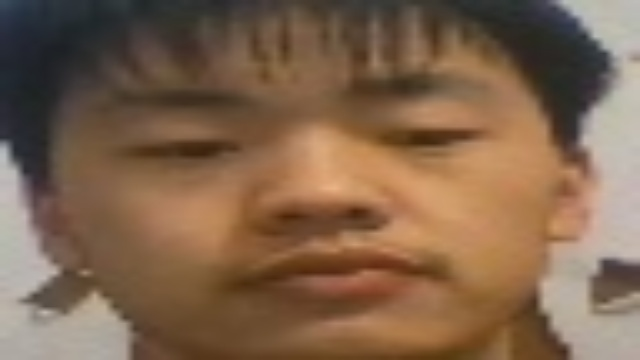
#> input picture faces/PENGYUYAN/1.jpg, 640 x 360 px
$ jupyter execute --allow-errors face_recognition.ipynb
#> lines starting #> are read from the running program, lines starting #| are printed output that depends on the picture
[cell 1]
import numpy as np

import cv2

import os

[cell 2]
#数据预处理大小
dirs = os.listdir('./faces/')
for d in dirs:
    filename = [f for f in os.listdir('./faces/%s'%(d))]
    for fn in filename:
        img = cv2.imread('./faces/%s/%s'%(d,fn))
#> img is the input picture: shape (360, 640, 3); mean B, G, R 76.7, 99.9, 127.7
        w,h,c = img.shape
#> w = 360; h = 640; c = 3
        if w != 1:
            img2 = cv2.resize(img,(640,360))
            cv2.imwrite('./faces/%s/%s'%(d,fn),img2)

[cell 3]
#准备工作 文件整理 训练
filenames = os.listdir('./faces/')
#> filenames = ['PENGYUYAN']
faces = []
# targerts == labels标签
targets = []
for f in filenames:
    for fn in os.listdir('./faces/%s'%(f)):
        faces.append(cv2.imread('./faces/%s/%s'%(f,fn)))
        targets.append(f.split('.')[0])
faces = np.asarray(faces)
targets = np.asarray(targets)
print(len(targets)) #200
#| 4


labels = np.asarray([i for i in range(1,21)]*10)
labels.sort()
print(labels)  #生成二百个数的顺序列表作为标签


labels_train = labels[::2]
print("labels_train",len(labels_train)) #训练的标签个数100

faces_train = faces[::2]
print("faces_train",len(faces_train)) #训练的面孔个数100


# 灰度化处理
faces_train2 = []
for face in faces_train:
    gray = cv2.cvtColor(face,cv2.COLOR_BGR2GRAY)
    faces_train2.append(gray)
#> this loop made 2 passes
#> pass 1, `gray = cv2.cvtColor(face,cv2.COLOR_BGR2GRAY)`:
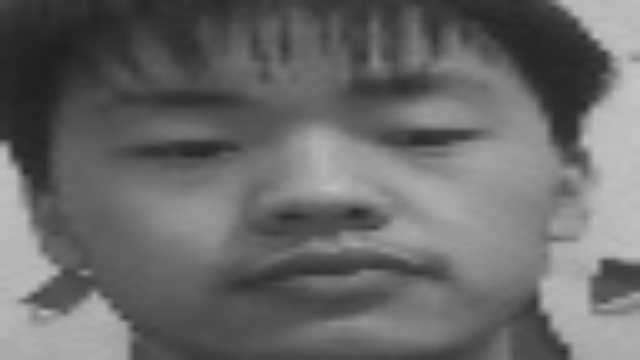
#> gray: shape (360, 640); min 31, max 197, mean 105.6
#> pass 2, `gray = cv2.cvtColor(face,cv2.COLOR_BGR2GRAY)`:
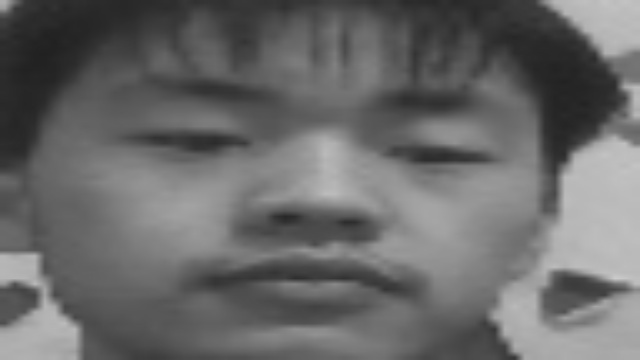
#> gray: shape (360, 640); min 33, max 204, mean 105.2
faces_train2 = np.asarray(faces_train2)
faces_train2.shape


# face-recognizer人脸的识别
# Eigen特征，根据特征值相似，认为同一个人
fr = cv2.face.EigenFaceRecognizer_create()
# 训练
#> (the rest of this cell did not finish here and is left out)

$ run again, on faces/PENGYUYAN/4.jpg
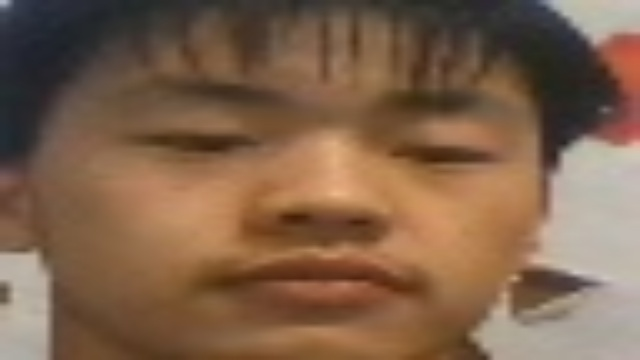
#> input picture faces/PENGYUYAN/4.jpg, 640 x 360 px
#> img is the input picture: shape (360, 640, 3); mean B, G, R 75.2, 98, 127.2
#| faces_train 1
#> the loop `for face in faces_train:` made 1 pass
#> pass 1, `gray = cv2.cvtColor(face,cv2.COLOR_BGR2GRAY)`:
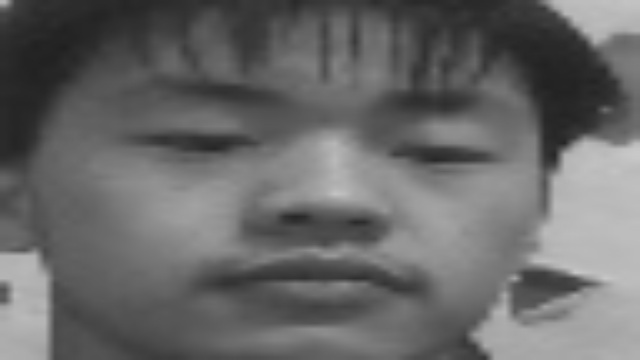
#> gray: shape (360, 640); min 31, max 201, mean 104.2
#> after the loop `for face in faces_train:`: faces_train2 = 1 item

$ run again, on faces/PENGYUYAN/5.jpg
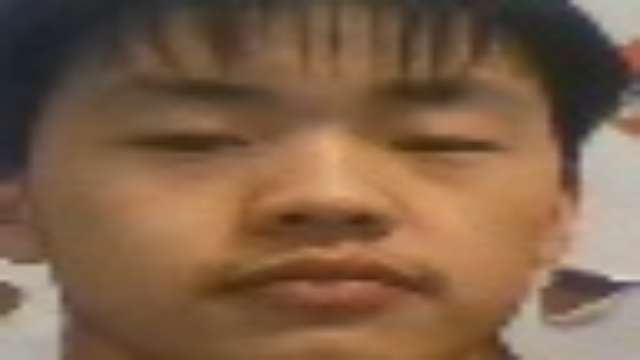
#> input picture faces/PENGYUYAN/5.jpg, 640 x 360 px
#> img is the input picture: shape (360, 640, 3); mean B, G, R 72.9, 97.3, 127.3
#| faces_train 1
#> the loop `for face in faces_train:` made 1 pass
#> pass 1, `gray = cv2.cvtColor(face,cv2.COLOR_BGR2GRAY)`:
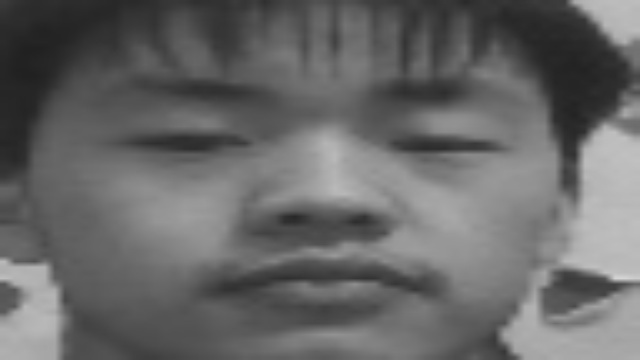
#> gray: shape (360, 640); min 33, max 213, mean 103.5
#> after the loop `for face in faces_train:`: faces_train2 = 1 item
